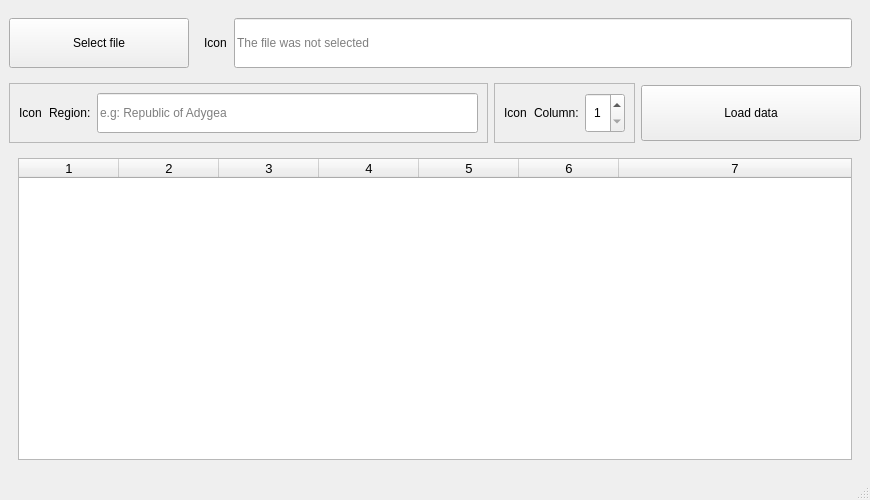
<?xml version="1.0" encoding="UTF-8"?>
<ui version="4.0">
 <class>MainWindow</class>
 <widget class="QMainWindow" name="MainWindow">
  <property name="geometry">
   <rect>
    <x>0</x>
    <y>0</y>
    <width>870</width>
    <height>500</height>
   </rect>
  </property>
  <property name="sizePolicy">
   <sizepolicy hsizetype="Preferred" vsizetype="Preferred">
    <horstretch>0</horstretch>
    <verstretch>0</verstretch>
   </sizepolicy>
  </property>
  <property name="minimumSize">
   <size>
    <width>870</width>
    <height>500</height>
   </size>
  </property>
  <property name="windowTitle">
   <string>MainWindow</string>
  </property>
  <property name="toolButtonStyle">
   <enum>Qt::ToolButtonStyle::ToolButtonFollowStyle</enum>
  </property>
  <widget class="QWidget" name="centralwidget">
   <property name="sizePolicy">
    <sizepolicy hsizetype="Preferred" vsizetype="Preferred">
     <horstretch>0</horstretch>
     <verstretch>0</verstretch>
    </sizepolicy>
   </property>
   <property name="minimumSize">
    <size>
     <width>0</width>
     <height>0</height>
    </size>
   </property>
   <layout class="QVBoxLayout" name="verticalLayout_3">
    <item>
     <layout class="QHBoxLayout" name="fileRowLayout">
      <item>
       <widget class="QPushButton" name="chooseFileButton">
        <property name="sizePolicy">
         <sizepolicy hsizetype="Fixed" vsizetype="Fixed">
          <horstretch>0</horstretch>
          <verstretch>0</verstretch>
         </sizepolicy>
        </property>
        <property name="minimumSize">
         <size>
          <width>180</width>
          <height>50</height>
         </size>
        </property>
        <property name="text">
         <string>Select file</string>
        </property>
       </widget>
      </item>
      <item>
       <widget class="QWidget" name="fileWidget" native="true">
        <layout class="QHBoxLayout" name="horizontalLayout">
         <item>
          <widget class="QLabel" name="fileIconLabel">
           <property name="sizePolicy">
            <sizepolicy hsizetype="Fixed" vsizetype="Fixed">
             <horstretch>0</horstretch>
             <verstretch>0</verstretch>
            </sizepolicy>
           </property>
           <property name="minimumSize">
            <size>
             <width>24</width>
             <height>24</height>
            </size>
           </property>
           <property name="font">
            <font>
             <pointsize>9</pointsize>
            </font>
           </property>
           <property name="text">
            <string>Icon</string>
           </property>
          </widget>
         </item>
         <item>
          <widget class="QLineEdit" name="filePathLineEdit">
           <property name="minimumSize">
            <size>
             <width>0</width>
             <height>50</height>
            </size>
           </property>
           <property name="alignment">
            <set>Qt::AlignmentFlag::AlignLeading|Qt::AlignmentFlag::AlignLeft|Qt::AlignmentFlag::AlignVCenter</set>
           </property>
           <property name="readOnly">
            <bool>true</bool>
           </property>
           <property name="placeholderText">
            <string>The file was not selected</string>
           </property>
          </widget>
         </item>
        </layout>
       </widget>
      </item>
     </layout>
    </item>
    <item>
     <layout class="QHBoxLayout" name="controlRowLayout">
      <item>
       <widget class="QFrame" name="regionFrame">
        <property name="sizePolicy">
         <sizepolicy hsizetype="Preferred" vsizetype="Preferred">
          <horstretch>0</horstretch>
          <verstretch>0</verstretch>
         </sizepolicy>
        </property>
        <property name="frameShape">
         <enum>QFrame::Shape::StyledPanel</enum>
        </property>
        <property name="frameShadow">
         <enum>QFrame::Shadow::Raised</enum>
        </property>
        <layout class="QHBoxLayout" name="horizontalLayout_2">
         <item>
          <widget class="QLabel" name="regionIconlabel">
           <property name="sizePolicy">
            <sizepolicy hsizetype="Fixed" vsizetype="Fixed">
             <horstretch>0</horstretch>
             <verstretch>0</verstretch>
            </sizepolicy>
           </property>
           <property name="minimumSize">
            <size>
             <width>24</width>
             <height>24</height>
            </size>
           </property>
           <property name="font">
            <font>
             <pointsize>9</pointsize>
            </font>
           </property>
           <property name="text">
            <string>Icon</string>
           </property>
          </widget>
         </item>
         <item>
          <widget class="QLabel" name="egionText">
           <property name="text">
            <string>Region:</string>
           </property>
          </widget>
         </item>
         <item>
          <widget class="QLineEdit" name="regionLineEdit">
           <property name="sizePolicy">
            <sizepolicy hsizetype="Expanding" vsizetype="Fixed">
             <horstretch>0</horstretch>
             <verstretch>0</verstretch>
            </sizepolicy>
           </property>
           <property name="minimumSize">
            <size>
             <width>0</width>
             <height>40</height>
            </size>
           </property>
           <property name="placeholderText">
            <string>e.g: Republic of Adygea</string>
           </property>
          </widget>
         </item>
        </layout>
       </widget>
      </item>
      <item>
       <widget class="QFrame" name="columnFrame">
        <property name="frameShape">
         <enum>QFrame::Shape::StyledPanel</enum>
        </property>
        <property name="frameShadow">
         <enum>QFrame::Shadow::Raised</enum>
        </property>
        <layout class="QHBoxLayout" name="horizontalLayout_3">
         <item>
          <widget class="QLabel" name="columnIconLabel">
           <property name="sizePolicy">
            <sizepolicy hsizetype="Fixed" vsizetype="Fixed">
             <horstretch>0</horstretch>
             <verstretch>0</verstretch>
            </sizepolicy>
           </property>
           <property name="minimumSize">
            <size>
             <width>24</width>
             <height>24</height>
            </size>
           </property>
           <property name="text">
            <string>Icon</string>
           </property>
          </widget>
         </item>
         <item>
          <widget class="QLabel" name="columnLabel">
           <property name="text">
            <string>Column:</string>
           </property>
          </widget>
         </item>
         <item>
          <widget class="QSpinBox" name="columnSpinBox">
           <property name="sizePolicy">
            <sizepolicy hsizetype="Maximum" vsizetype="Fixed">
             <horstretch>0</horstretch>
             <verstretch>0</verstretch>
            </sizepolicy>
           </property>
           <property name="minimumSize">
            <size>
             <width>40</width>
             <height>40</height>
            </size>
           </property>
           <property name="alignment">
            <set>Qt::AlignmentFlag::AlignCenter</set>
           </property>
           <property name="buttonSymbols">
            <enum>QAbstractSpinBox::ButtonSymbols::UpDownArrows</enum>
           </property>
           <property name="minimum">
            <number>1</number>
           </property>
           <property name="maximum">
            <number>7</number>
           </property>
          </widget>
         </item>
        </layout>
       </widget>
      </item>
      <item>
       <widget class="QPushButton" name="loadDataButton">
        <property name="sizePolicy">
         <sizepolicy hsizetype="Fixed" vsizetype="Fixed">
          <horstretch>0</horstretch>
          <verstretch>0</verstretch>
         </sizepolicy>
        </property>
        <property name="minimumSize">
         <size>
          <width>220</width>
          <height>56</height>
         </size>
        </property>
        <property name="text">
         <string>Load data</string>
        </property>
       </widget>
      </item>
     </layout>
    </item>
    <item>
     <widget class="QStackedWidget" name="contentStackedWidget">
      <property name="sizePolicy">
       <sizepolicy hsizetype="Expanding" vsizetype="Expanding">
        <horstretch>0</horstretch>
        <verstretch>0</verstretch>
       </sizepolicy>
      </property>
      <property name="currentIndex">
       <number>1</number>
      </property>
      <widget class="QWidget" name="emptyPage">
       <layout class="QVBoxLayout" name="verticalLayout">
        <item alignment="Qt::AlignmentFlag::AlignHCenter">
         <widget class="QLabel" name="emptyPageIcon">
          <property name="sizePolicy">
           <sizepolicy hsizetype="Fixed" vsizetype="Fixed">
            <horstretch>0</horstretch>
            <verstretch>0</verstretch>
           </sizepolicy>
          </property>
          <property name="minimumSize">
           <size>
            <width>150</width>
            <height>150</height>
           </size>
          </property>
          <property name="text">
           <string>Icon</string>
          </property>
          <property name="alignment">
           <set>Qt::AlignmentFlag::AlignCenter</set>
          </property>
          <property name="wordWrap">
           <bool>true</bool>
          </property>
         </widget>
        </item>
        <item>
         <widget class="QLabel" name="emptyPageText">
          <property name="text">
           <string>Select the file and click &quot;Load data&quot; to display it</string>
          </property>
          <property name="alignment">
           <set>Qt::AlignmentFlag::AlignCenter</set>
          </property>
          <property name="wordWrap">
           <bool>true</bool>
          </property>
         </widget>
        </item>
       </layout>
      </widget>
      <widget class="QWidget" name="tablePage">
       <layout class="QVBoxLayout" name="verticalLayout_2">
        <item>
         <widget class="QTableWidget" name="tableWidget">
          <property name="font">
           <font>
            <pointsize>10</pointsize>
           </font>
          </property>
          <property name="editTriggers">
           <set>QAbstractItemView::EditTrigger::NoEditTriggers</set>
          </property>
          <property name="alternatingRowColors">
           <bool>true</bool>
          </property>
          <property name="selectionMode">
           <enum>QAbstractItemView::SelectionMode::SingleSelection</enum>
          </property>
          <property name="selectionBehavior">
           <enum>QAbstractItemView::SelectionBehavior::SelectRows</enum>
          </property>
          <property name="showGrid">
           <bool>true</bool>
          </property>
          <property name="wordWrap">
           <bool>false</bool>
          </property>
          <property name="cornerButtonEnabled">
           <bool>false</bool>
          </property>
          <property name="columnCount">
           <number>7</number>
          </property>
          <attribute name="horizontalHeaderCascadingSectionResizes">
           <bool>false</bool>
          </attribute>
          <attribute name="horizontalHeaderStretchLastSection">
           <bool>true</bool>
          </attribute>
          <attribute name="verticalHeaderVisible">
           <bool>false</bool>
          </attribute>
          <column/>
          <column/>
          <column/>
          <column/>
          <column/>
          <column/>
          <column/>
         </widget>
        </item>
       </layout>
      </widget>
     </widget>
    </item>
   </layout>
  </widget>
  <widget class="QMenuBar" name="menubar">
   <property name="geometry">
    <rect>
     <x>0</x>
     <y>0</y>
     <width>870</width>
     <height>24</height>
    </rect>
   </property>
  </widget>
  <widget class="QStatusBar" name="statusbar"/>
 </widget>
 <resources/>
 <connections/>
</ui>
